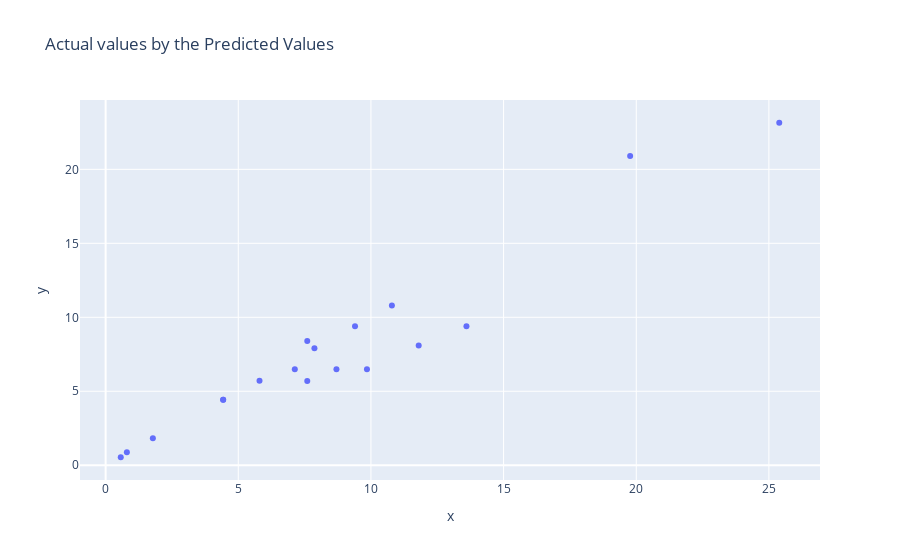

Notebook source saved alongside this figure:
### Code cell
# To display the Actual Values vs the Predicted Values in a diagram.
fig = px.scatter(x = ytest, y = y_pred_sc, title = "Actual values by the Predicted Values")
fig.show()

### Figure 1 — Plotly figure (JSON) as saved in the notebook; plotly's stock layout.template omitted (floating-point values rounded to 4 significant figures)
{"data": [{"hovertemplate": "x=%{x}<br>y=%{y}<extra></extra>", "legendgroup": "", "marker": {"color": "#636efa", "symbol": "circle"}, "mode": "markers", "name": "", "orientation": "v", "showlegend": false, "type": "scatter", "x": [5.8, 9.85, 13.6, 1.78, 19.77, 7.13, 7.87, 25.39, 10.79, 7.6, 4.43, 9.4, 0.57, 8.7, 4.43, 7.6, 0.8, 11.8], "xaxis": "x", "y": [5.71, 6.49, 9.4, 1.82, 20.91, 6.49, 7.9, 23.15, 10.79, 5.7, 4.43, 9.4, 0.54, 6.49, 4.43, 8.4, 0.87, 8.1], "yaxis": "y"}], "layout": {"legend": {"tracegroupgap": 0}, "title": {"text": "Actual values by the Predicted Values"}, "xaxis": {"anchor": "y", "domain": [0, 1], "title": {"text": "x"}}, "yaxis": {"anchor": "x", "domain": [0, 1], "title": {"text": "y"}}}}
